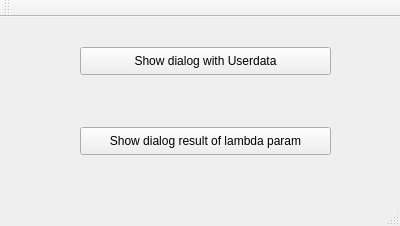
<?xml version="1.0" encoding="UTF-8"?>
<ui version="4.0">
 <class>MainWindow</class>
 <widget class="QMainWindow" name="MainWindow">
  <property name="geometry">
   <rect>
    <x>0</x>
    <y>0</y>
    <width>400</width>
    <height>226</height>
   </rect>
  </property>
  <property name="windowTitle">
   <string>MainWindow</string>
  </property>
  <widget class="QWidget" name="centralWidget">
   <widget class="QPushButton" name="pushButton">
    <property name="geometry">
     <rect>
      <x>80</x>
      <y>30</y>
      <width>251</width>
      <height>28</height>
     </rect>
    </property>
    <property name="text">
     <string>Show dialog with Userdata</string>
    </property>
   </widget>
   <widget class="QPushButton" name="pushButton_2">
    <property name="geometry">
     <rect>
      <x>80</x>
      <y>110</y>
      <width>251</width>
      <height>28</height>
     </rect>
    </property>
    <property name="text">
     <string>Show dialog result of lambda param</string>
    </property>
   </widget>
  </widget>
  <widget class="QMenuBar" name="menuBar">
   <property name="geometry">
    <rect>
     <x>0</x>
     <y>0</y>
     <width>400</width>
     <height>25</height>
    </rect>
   </property>
  </widget>
  <widget class="QToolBar" name="mainToolBar">
   <attribute name="toolBarArea">
    <enum>TopToolBarArea</enum>
   </attribute>
   <attribute name="toolBarBreak">
    <bool>false</bool>
   </attribute>
  </widget>
  <widget class="QStatusBar" name="statusBar"/>
 </widget>
 <layoutdefault spacing="6" margin="11"/>
 <resources/>
 <connections/>
</ui>
